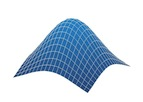

Reproduce this figure in gnuplot.
set terminal jpeg

unset hidden3d

# draw the surface using pm3d's hidden3d with line type 100
unset hidden
unset surface
unset key

set samples 20; set isosamples 20
set palette defined (0 0.23 0.33 0.53, 1 0.28 0.57 0.81)
set pm3d
set style line 100 lt rgb "#F0EAD6" lw 0.4
set pm3d hidden3d 100
set xrange [-4:4]
set yrange [-4:4]

unset tics
unset border
unset colorbox

splot exp(-(x*x/15+y*y/15)) 
